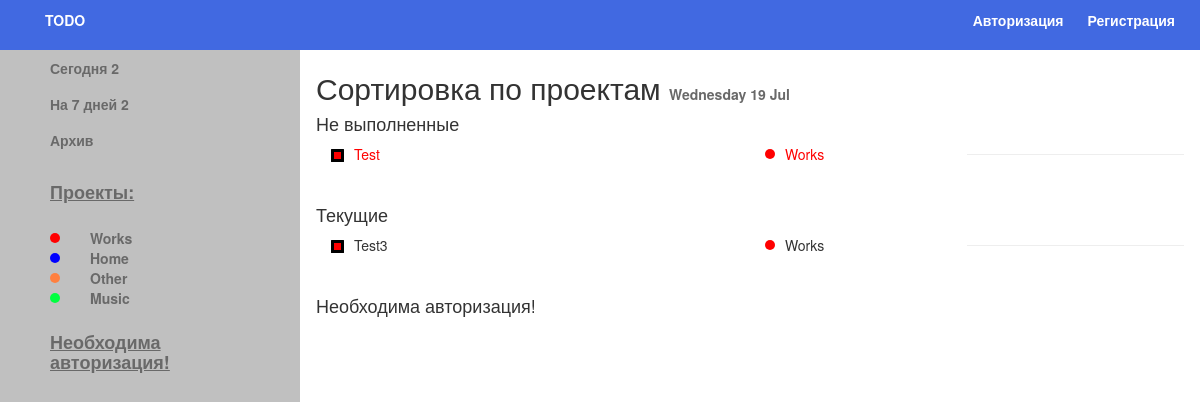
/index.php?mod=sort_project?id=10, run on the app's committed database.
### tables this page shows
CREATE TABLE IF NOT EXISTS `projects` (
  `id` int(11) NOT NULL,
  `title` varchar(55) NOT NULL,
  `color` varchar(11) NOT NULL
);

CREATE TABLE IF NOT EXISTS `tasks` (
  `id` int(11) NOT NULL,
  `title` varchar(55) NOT NULL,
  `priority` int(11) NOT NULL,
  `end_date` datetime NOT NULL,
  `status` int(11) NOT NULL,
  `project_id` int(11) NOT NULL
);

### modules/tasks/view.php (called while the page is built, shortened)
<?php
	require('/modules/includes/connect.php');
	$date = date("Y-m-d");
	$seven_days = date("Y-m-d",mktime(0, 0, 0, date("m")  , date("d")+6, date("Y")));
	$sql_todays = "SELECT id, COUNT(*) FROM tasks WHERE DATE(end_date) = '$date' AND status !=1 AND status !=2";
	$r = mysqli_query($conn, $sql_todays);
	$main_counter = mysqli_fetch_array($r);
	$sql_sevens = "SELECT id, COUNT(*) FROM tasks WHERE DATE(end_date) >= '$date' AND DATE(end_date) <= '$seven_days' AND status !=1 AND status !=2 ORDER BY priority DESC";
	$rr = mysqli_query($conn, $sql_sevens);
	$seven_counter = mysqli_fetch_array($rr);
	?>

### modules/projects/view.php (called while the page is built, shortened)
<?php
	require('/modules/includes/connect.php');
	$sql_show = "SELECT * FROM projects";
    $res = mysqli_query($conn, $sql_show);
	?>

### modules/sort/index.php (the view, shortened to what this page needs)
<?php
    $id = explode("=", $get_mod);
    require('/modules/includes/header.php');
	  require('/modules/tasks/view.php');
    require('/modules/includes/connect.php');
    $sql_sort = "SELECT tasks.*, projects.color, projects.title AS projectName FROM tasks LEFT JOIN projects ON projects.id = tasks.project_id WHERE DATE(end_date) >= '$date' AND status !=1 AND status !=2  AND project_id = '$id[1]' ORDER BY priority DESC";
    $sort= mysqli_query($conn, $sql_sort);
     $sql_sorts = "SELECT tasks.*, projects.color, projects.title AS projectName FROM tasks LEFT JOIN projects ON projects.id = tasks.project_id WHERE DATE(end_date) < '$date'  AND project_id = '$id[1]' OR status =1 AND project_id = '$id[1]'  ORDER BY priority DESC";
    $sorts= mysqli_query($conn, $sql_sorts);
?>
<div class="side">
 <h2>Сортировка по проектам <span style=" font-size: 14px; color:#696969; font-weight: bold;"><?php echo date("l d M");?></span></h2>
 <ul>
  <?php
 if(!empty($sorts)):
  echo '<h4>Не выполненные</h4>';
  foreach($sorts as $res):?>
 <li id="parent" style="color: red;">
<div class="col-md-6">
                    <?php
                    if($res['priority'] == 3){
                        ?><p class ="kvadr" style="background: red;"></p><?
                    }elseif($res['priority'] == 2){
                        ?><p class ="kvadr" style="background: orange;"></p><?
                    }else{
                        ?><p class ="kvadr" style="background: white;"></p><?
                    }?>
                    <?php echo $res['title'];?>
</div>
<div class="col-md-3">
  <span style="float: left;"><span class="circle" style="background-color: <?=$res['color'];?>"></span><?php echo $res['projectName'];?> </span>
</div>
 <div class="col-md-3">
 </div>
</li>
<?php echo '<hr>';?>
<br>
<?php endforeach; ?>
<?php endif; ?>
<?php
 if(!empty($sort)):
  echo '<h4>Текущие</h4>';
  foreach($sort as $res):?>
 <li id="parent">
<div class="col-md-6">
                    <?php
                    if($res['priority'] == 3){
                        ?><p class ="kvadr" style="background: red;"></p><?
                    }elseif($res['priority'] == 2){
                        ?><p class ="kvadr" style="background: orange;"></p><?
                    }else{
                        ?><p class ="kvadr" style="background: white;"></p><?
                    }?>
                    <?php echo $res['title'];?>
</div>
<div class="col-md-3">
  <span style="float: left;"><span class="circle" style="background-color: <?=$res['color'];?>"></span><?php echo $res['projectName'];?> </span>
</div>
 <div class="col-md-3">
 </div>
</li>
<?php echo '<hr>';?>
<br>
<?php endforeach; ?>
<?php endif; ?>
</ul>
<?php if (!isset($_SESSION['login']) && empty($_SESSION['login'])) {
  echo '<h4>Необходима авторизация!</h4>';
}?>
</div>

### modules/includes/header.php (shortened to what this page needs)
<?php
require 'connect.php';
require('/modules/tasks/view.php');
require('/modules/projects/view.php');
?>
<!DOCTYPE html>
<html lang="en">
<head>
	<link rel="stylesheet" href="assets/css/bootstrap.min.css" />
	<link rel="stylesheet" href="assets/css/main.css" />
	<link rel="stylesheet" href="assets/css/font-awesome.min.css">
	<link href="assets/css/bootstrap-datetimepicker.min.css" rel="stylesheet">
</head>
<body>
<div id="header-wrapper">
					<div class="container-fluid">
								<div class="row">
									<div class="col-md-6 logo">
										<p><a href="index.php">TODO</a></p>
									</div>
								<div class="col-md-6 menu">
<ul>
	<li>
         <?php
                                    if (empty($_SESSION['login'])) {
                                    ?>
                                    <a href="index.php?mod=auth">Авторизация</a>
                                    <?php } ?>
                                </li>
                                <li>
                                    <?php
                                    if (empty($_SESSION['login'])) {
                                    ?>
                                    <a href="index.php?mod=reg">Регистрация</a>
                                    <?php
                                        } else {
                                    ?>
                                    <a href="#"><?php echo "Вы вошли как ".$_SESSION['login']; ?></a>
                                    <?php } ?>
                                </li>
											</ul>
</div>
						</div>
					</div>
				</div>
<ul class="sidebar">
  <li><a href="index.php?mod=today">Сегодня <?php echo $main_counter['1'];?></a></li>
  <li><a href="index.php?mod=seven">На 7 дней <?php echo $seven_counter['1'];?></a></li>
  <li><a href="index.php?mod=arhive">Архив</a></li>
  <h4>Проекты:</h4>
  <?php
 if(!empty($res)):
  foreach($res as $result):
  ?>
<div id="parent">
<div class="col-md-6 proj">
<p class="circle" style="background: <?=$result['color']?>;"></p>
<a href="index.php?mod=sort_project?id=<?=$result['id'];?>"><?php echo $result['title'];?></a>
</div>
</div>
<br>
<?php endforeach; ?>
<?php endif; ?>
<?php if (!isset($_SESSION['login']) && empty($_SESSION['login'])) {
  echo '<h4>Необходима авторизация!</h4>';
}?>
</ul>
				</body>
</html>

### assets/css/main.css (style rules this page uses)
html { overflow-y: hidden; }
.sidebar { list-style-type: none; margin: 0; padding: 0; width: 25%; background-color: #ffffff; position: absolute; height: 100%; overflow: auto; background-color: #C0C0C0; }
.sidebar h4 { color: #696969; font-weight: bold; text-decoration: underline; padding: 15px 50px; }
.sidebar p { color: #696969; font-weight: bold; padding: 8px 50px; }
.sidebar li a { display: block; color: #696969; padding: 8px 50px; text-decoration: none; font-weight: bold; }
.sidebar a { color:#696969; }
* { margin: 0; padding: 0; }
#header-wrapper { background-color: #4169E1; padding: 10px; position:relative; }
#header-wrapper a { text-decoration: none; }
a { text-decoration: none; color: #ffffff; font-weight: bold; padding-left: 20px; display: inline; }
ul { list-style-type: none; margin: 0; padding: 0; }
li { display: inline; }
.menu ul { float: right; }
.logo { float: left; }
.sidebar .circle { margin: 0; padding: 0; float:left; margin-top: 5px; margin-right: 10px; width: 10px; height: 10px; -moz-border-radius: 50px; -webkit-border-radius: 50px; border-radius: 50px; }
.sidebar .proj { padding-left: 50px; color: #696969; font-weight: bold; }
.side { margin-left:25%;padding:1px 16px;height:1000px; }
.kvadr { float:left; margin-top: 5px; margin-right: 10px; width: 13px; height: 13px; border-color: black; border-radius: 0.5px; border-style: solid; }
.circle { float:left; margin-top: 5px; margin-right: 10px; width: 10px; height: 10px; -moz-border-radius: 50px; -webkit-border-radius: 50px; border-radius: 50px; }

### data on the page
projects: title "Works"
projects: title "Home"
projects: title "Other"
projects: title "Music"
tasks: priority 3 (drawn), title "Test", project.title "Works"
tasks: priority 3 (drawn), title "Test3", project.title "Works"

### other printed values
$main_counter['1'] "2"
$seven_counter['1'] "2"
